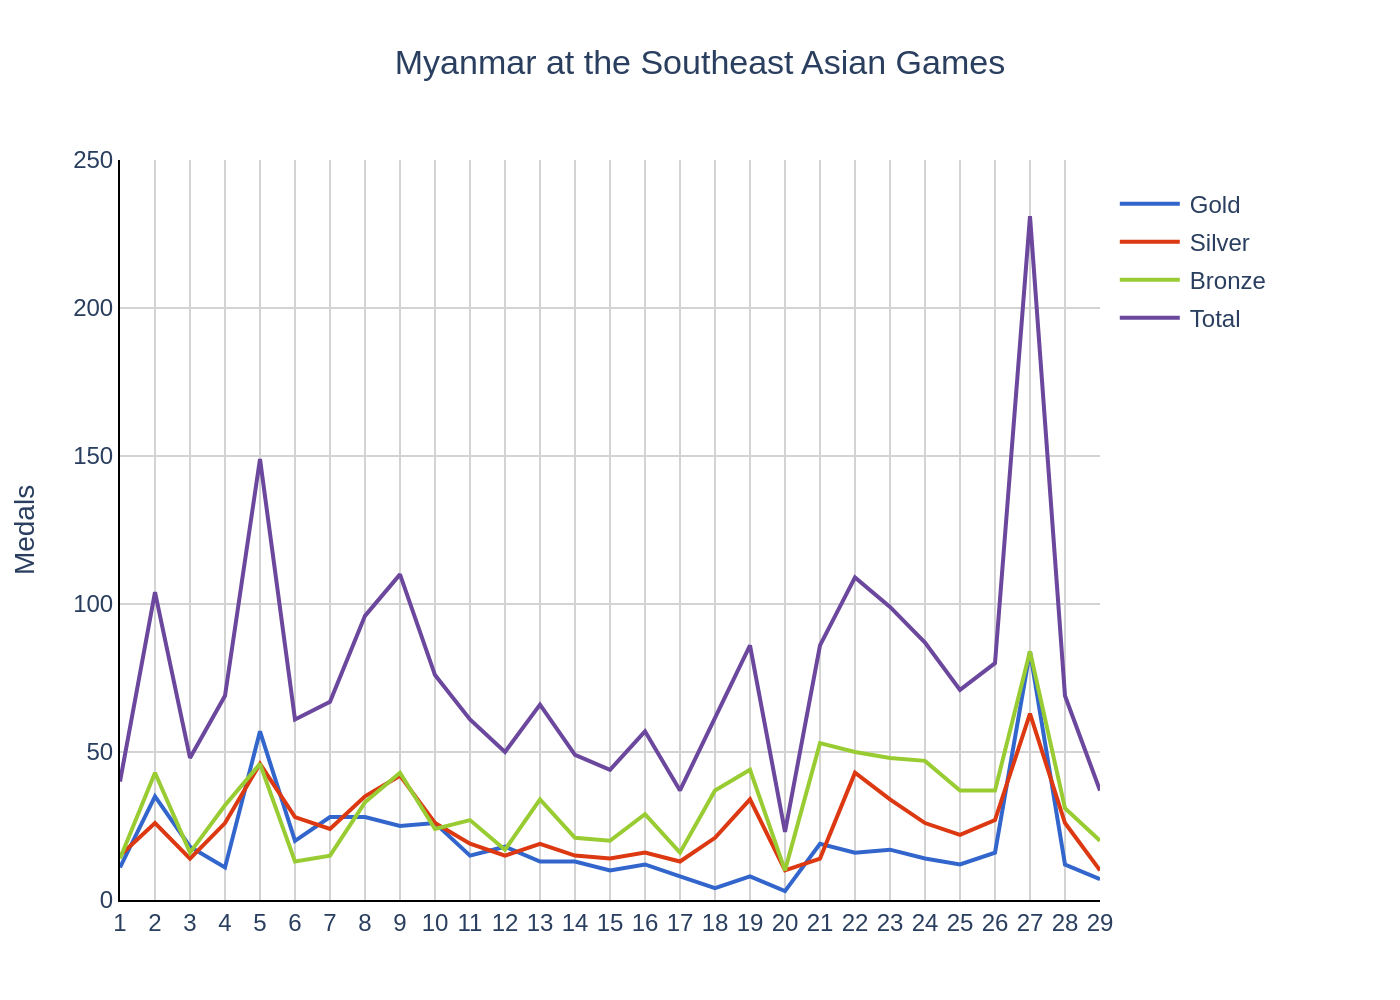

Recreate this plot in Python.
import sys
import json
import plotly.graph_objects as go
from pathlib import Path

# Check if a file path is provided
if len(sys.argv) != 2:
    print("Usage: python generate_chart.py <path_to_json_file>")
    sys.exit(1)

# Get the JSON file path from the command-line argument
json_file_path = Path(sys.argv[1])

# Check if the JSON file exists
if not json_file_path.is_file():
    print(f"Error: File not found at {json_file_path}")
    sys.exit(1)

# Read data from the JSON file
with open(json_file_path, 'r', encoding='utf-8') as f:
    chart_info = json.load(f)

# Extract data for plotting
chart_data = chart_info.get('chart_data', {})
categories = chart_data.get('categories', [])
series = chart_data.get('series', [])
texts = chart_info.get('texts', {})
colors = chart_info.get('colors', [])

# Create a figure
fig = go.Figure()

# Add a trace for each data series
for i, s in enumerate(series):
    fig.add_trace(go.Scatter(
        x=categories,
        y=s.get('y', []),
        name=s.get('name', ''),
        mode='lines',
        line=dict(color=colors[i % len(colors)])
    ))

# Build the title string
title_text = texts.get('title', '')
if texts.get('subtitle'):
    title_text += f"<br><sub>{texts['subtitle']}</sub>"

# Update layout
fig.update_layout(
    title=dict(
        text=title_text,
        x=0.5,
        y=0.95,
        xanchor='center',
        yanchor='top'
    ),
    xaxis_title=texts.get('x_axis_title'),
    yaxis_title=texts.get('y_axis_title'),
    font=dict(
        family="Arial",
        size=12
    ),
    xaxis=dict(
        showline=True,
        linewidth=1,
        linecolor='black',
        showgrid=True,
        gridcolor='lightgray',
        tickmode='array',
        tickvals=categories,
        ticktext=[str(c) for c in categories]
    ),
    yaxis=dict(
        range=[0, 250],
        showline=True,
        linewidth=1,
        linecolor='black',
        showgrid=True,
        gridcolor='lightgray'
    ),
    plot_bgcolor='white',
    legend=dict(
        orientation="v",
        yanchor="top",
        y=0.98,
        xanchor="left",
        x=1.01
    ),
    margin=dict(l=60, r=150, t=80, b=50)
)

# Add source annotation if it exists
source_text = texts.get('source')
if source_text:
    fig.add_annotation(
        text=source_text,
        xref="paper", yref="paper",
        x=0, y=-0.15,
        showarrow=False,
        align="left",
        xanchor='left',
        font=dict(size=10, color="gray")
    )

# Define output image path from the JSON filename
output_image_path = json_file_path.with_suffix('.png')

# Save the figure to a file
fig.write_image(output_image_path, scale=2)

print(f"Chart saved to {output_image_path}")
